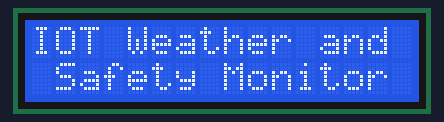
Bench run of a sketch on a simulated Arduino Uno, built with avr-gcc and run on an emulated ATmega328P. Shown: 16×2 character LCD.

Above: at 0.1 s.
At 3.2 s:
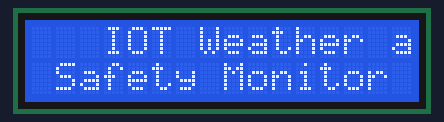
At 5.2 s:
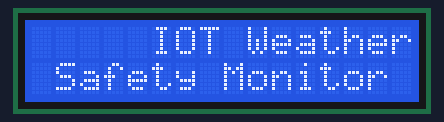
At 7.2 s:
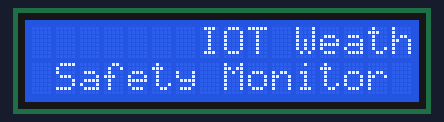
At 10.2 s:
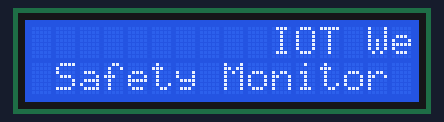
At 14.3 s:
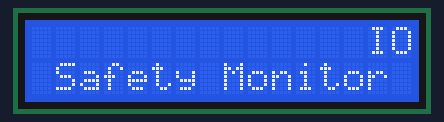

The sketch:

LCD_CODE.ino
```cpp
#include <LiquidCrystal.h>

const int rs = 2, en = 3, d4 = 4, d5 = 5, d6 = 6, d7 = 7;
LiquidCrystal lcd(rs, en, d4, d5, d6, d7);
 int i = 0;
void setup() {

  lcd.begin(16, 2);

}

void loop() {
  lcd.clear();
  lcd.setCursor(5, 0);
  lcd.print("WELCOME!");
  lcd.clear();
  lcd.setCursor(i, 0);
  i++;
  if (i >= 15) {
    i = 0;
  }
  lcd.print("IOT Weather and");
  lcd.setCursor(1, 1);
  lcd.print("Safety Monitor");
 delay(1000);
}
```

Measured:
- by itself, everything shown: repeats every 15.1 s, in 15 steps
- what the display in image 1 shows lasts 1.0 s, from 3.1 s to 4.1 s
